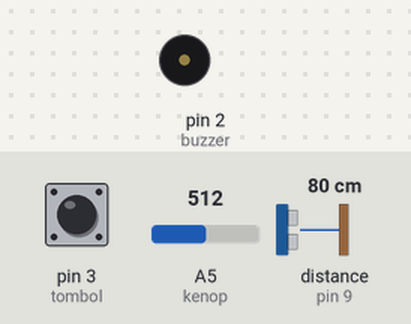
This sketch was run on a simulated Arduino Uno, built with avr-gcc and run on an emulated ATmega328P. On the bench: buzzer (waves = sounding, pin HIGH). The inputs (shaded band) are chosen by the test bench; at power-on: pin 3 (tombol) HIGH, distance to the obstacle (sensor on pin 9) 80 cm, A5 (kenop) = 512. The echo pulse lasts 58.3 µs per cm; pins used as bus, display or sensor lines are not drawn.

Above: at 0.8 s.
0.9 s: pin 3 (tombol) pulled LOW for 0.15 s
At 1.2 s:
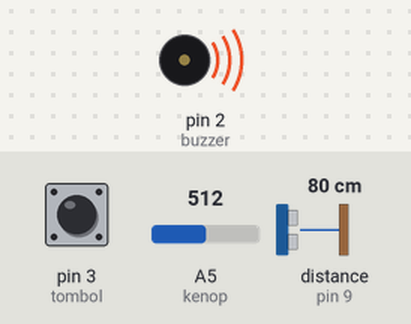
2.7 s: distance to the obstacle (sensor on pin 9) set to 48 cm
4.2 s: distance to the obstacle (sensor on pin 9) set to 40 cm
At 5.2 s:
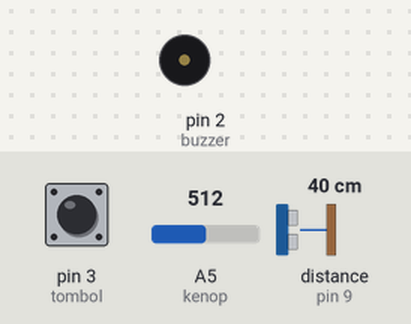
7.2 s: A5 (kenop) set to 484
10.2 s: A5 (kenop) set to 453
At 11.3 s:
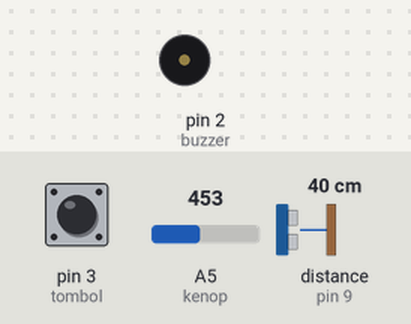
11.7 s: pin 3 (tombol) pulled LOW for 3.2 s
At 11.82 s:
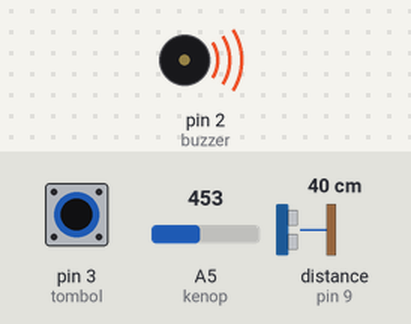
Timing chart, 0 to 16.7 s (numbered marks = the images above; inputs shaded):
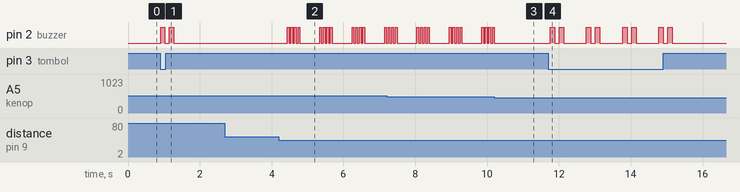

Measured:
- the behaviour switches between 44 and 43 cm on distance to the obstacle (sensor on pin 9) (found by bisection; images 1 and 2)
- after the input at 0.9 s, pin 2 (buzzer): alternates HIGH for 0.13 s and LOW for 0.13 s, 4 changes in all, then stays LOW, starting at once
- after the input at 2.7 s, every drawn part: stays the same
- after the input at 4.2 s, pin 2 (buzzer): LOW → HIGH after 0.23 s, then repeats every 0.90 s: 3 × (LOW 0.05 s, HIGH 0.05 s), LOW 0.55 s, HIGH 0.05 s
- after the input at 10.2 s, pin 2 (buzzer): goes on until 10.2 s, then stays LOW
- after the input at 11.7 s, pin 2 (buzzer): LOW → HIGH after 0.06 s, then repeats every 1.0 s: LOW 0.13 s, HIGH 0.13 s, LOW 0.63 s, HIGH 0.13 s, until it stays LOW from 15.2 s

The sketch:

main.ino
```cpp
// #define DEBUG
#define DITEKAN LOW

enum Pin{
    buzzer=2,tombol,
    trig=8,echo,
    kenop=A5
};

unsigned long maxDistancePulseLength = 0;
constexpr unsigned long closestDistancePulseLength = 416;
constexpr unsigned long analogInputOffset = 14;
constexpr unsigned long maxAnalogInput = 1023 - analogInputOffset;

void setup()
{
    pinMode(tombol,INPUT_PULLUP);
    pinMode(echo,INPUT_PULLUP);
    pinMode(kenop,INPUT_PULLUP);
    pinMode(buzzer,OUTPUT);
    pinMode(trig,OUTPUT);

    while(digitalRead(tombol) != DITEKAN);
    updateMaxDistance();

    #ifdef DEBUG
    Serial.begin(9600);
    #endif
}

void loop()
{
    #ifdef DEBUG
    Serial.print((double)(analogRead(kenop)-analogInputOffset)/maxAnalogInput);
    Serial.print('\t');
    Serial.print((((double)(analogRead(kenop)-analogInputOffset)/maxAnalogInput) * (maxDistancePulseLength-closestDistancePulseLength))+closestDistancePulseLength); //targetDistancePulseLength
    Serial.print('\t');
    Serial.print(checkDistance());
    Serial.print('\t');
    Serial.println(maxDistancePulseLength);
    #endif

    if(digitalRead(tombol) == DITEKAN) updateMaxDistance();
    if((checkDistance()-closestDistancePulseLength) * maxAnalogInput <=
            (analogRead(kenop)-analogInputOffset) * (maxDistancePulseLength-closestDistancePulseLength))
                triggeredBeep();
    delay(500);
}

void beep(unsigned long halfPeriod){
    digitalWrite(buzzer, HIGH);
    delay(halfPeriod);
    digitalWrite(buzzer, LOW);
    delay(halfPeriod);
}

void updateMaxDistance(){
    maxDistancePulseLength = checkDistance();
    beep(125); beep(125);
}

void triggeredBeep(){
    beep(50); beep(50); beep(50); beep(50);
}

unsigned long checkDistance(){
    digitalWrite(trig, HIGH);
    delayMicroseconds(10);
    digitalWrite(trig, LOW);
    auto pulse = pulseIn(echo, HIGH);
    return max(pulse,closestDistancePulseLength);
}
```
